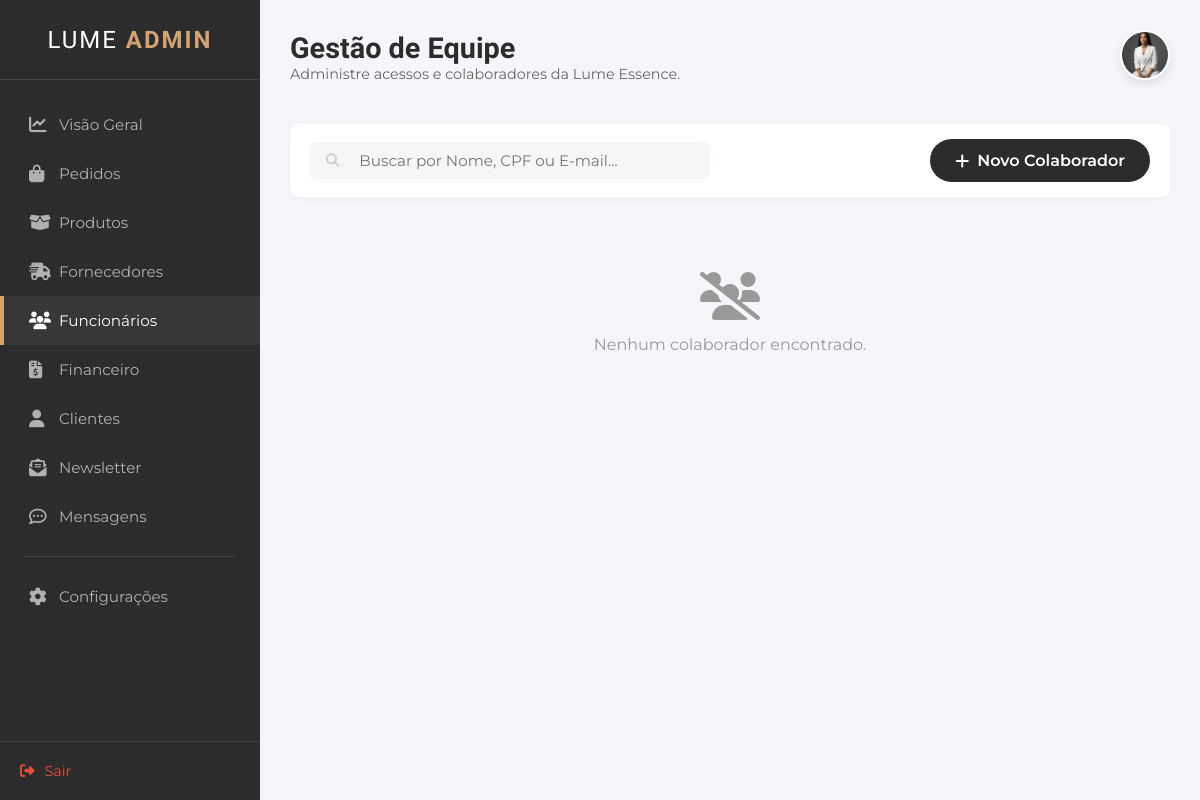
/funcionarios, run on an earlier commit of the app's database.
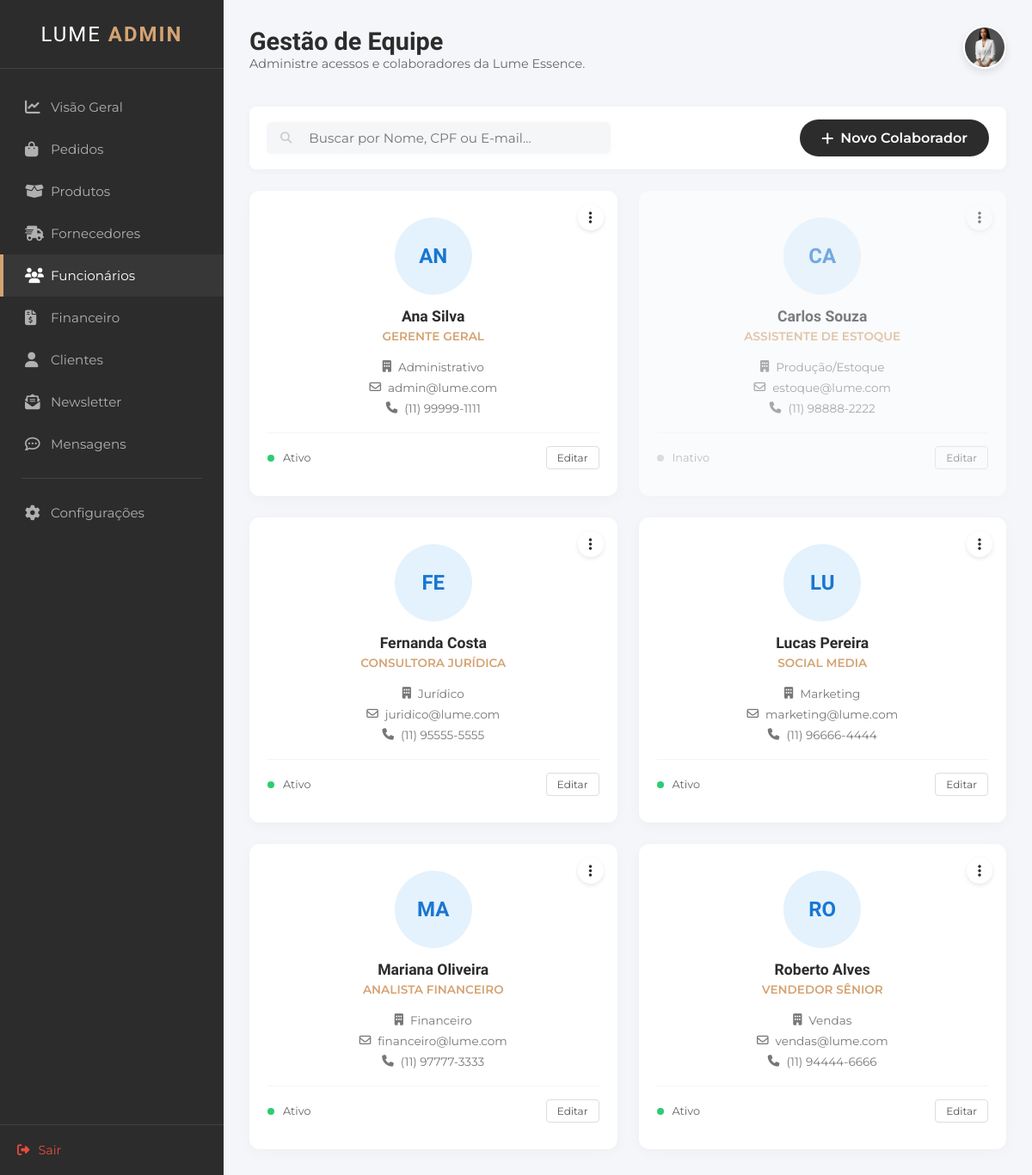
And on a later commit of the database.
### tables this page shows
CREATE TABLE "tb_funcionarios" (
    "id_funcionario" INTEGER PRIMARY KEY AUTOINCREMENT,
    "nome" VARCHAR(100) NOT NULL,
    "cpf" VARCHAR(14),
    "data_nasc" DATE,
    "tel_cel" VARCHAR(20),
    "email_pessoal" VARCHAR(100),
    "cargo" VARCHAR(50),
    "departamento" VARCHAR(50),
    "email_login" VARCHAR(100) NOT NULL,
    "senha" VARCHAR(100) NOT NULL,
    "permissao" VARCHAR(20) NOT NULL,
    "img_funcionario" VARCHAR(255),
    "ativo" BOOLEAN DEFAULT 1,
    "data_cad" DATETIME DEFAULT CURRENT_TIMESTAMP
    );

### appinterno.py (the view)
@app.route("/funcionarios.html")
@app.route("/funcionarios")
def funcionarios():
    busca = request.args.get("q")
    con = get_db()
    cur = con.cursor()
    sql = "SELECT * FROM tb_funcionarios"
    if busca:
        sql += f" WHERE nome LIKE '%{busca}%' OR cargo LIKE '%{busca}%'"
    sql += " ORDER BY nome ASC"
    try:
        cur.execute(sql)
        dados = cur.fetchall()
    except:
        dados = []
    con.close()
    return render_template("interno/funcionarios.html", funcionarios=dados)

### appinterno.py (called while the page is built)
def get_db():
    conn = sqlite3.connect("db_lume.db")
    conn.row_factory = sqlite3.Row
    return conn

### templates/interno/funcionarios.html (shortened to what the changed rows need)
<!DOCTYPE html>
<html lang="pt-br">
<head>
    <link rel="stylesheet" href="https://cdnjs.cloudflare.com/ajax/libs/font-awesome/6.4.0/css/all.min.css">
    <link rel="stylesheet" href="/static/styleinterno.css">
</head>
<body>
    <div class="admin-container">
        <aside class="sidebar">
            <div class="sidebar-header">
                <h2 class="brand-text">LUME <span>ADMIN</span></h2>
            </div>
        </aside>
        <main class="main-content">
            <header class="top-bar">
                <div class="welcome-text">
                    <h1>Gestão de Equipe</h1>
                </div>
            </header>
            <section class="team-grid">
    {% for func in funcionarios %}
    <div class="team-card" style="{{ 'opacity: 0.6;' if func['ativo'] == 0 else '' }}">
        <div class="card-options">
            <i class="fa-solid fa-ellipsis-vertical"></i>
        </div>
        <div class="profile-img">
            {% if func['img_funcionario'] and func['img_funcionario'] != 'sem_foto_user.png' %}
                <img src="/static/uploads/{{ func['img_funcionario'] }}" alt="{{ func['nome'] }}">
            {% else %}
                <div class="initials bg-blue">
                    {{ func['nome'][:2].upper() }}
                </div>
            {% endif %}
        </div>
        <h3>{{ func['nome'] }}</h3>
        <span class="role">{{ func['cargo'] }}</span>
        <div class="info-list">
            <p><i class="fa-solid fa-building"></i> {{ func['departamento'] }}</p>
            <p><i class="fa-regular fa-envelope"></i> {{ func['email_login'] }}</p>
            <p><i class="fa-solid fa-phone"></i> {{ func['tel_cel'] }}</p>
        </div>
        <div class="card-footer">
            {% if func['ativo'] == 1 %}
                <span style="display: flex; align-items: center; gap: 5px;">
                    <span class="status-dot active"></span> Ativo
                </span>
            {% else %}
                <span style="display: flex; align-items: center; gap: 5px; color: #999;">
                    <span class="status-dot inactive"></span> Inativo
                </span>
            {% endif %}
            <a href="/funcionario/editar/{{ func['id_funcionario'] }}" class="btn-edit" style="text-decoration: none; text-align: center;">
                Editar
            </a>
        </div>
    </div>
    {% else %}
    <div style="grid-column: 1/-1; text-align: center; padding: 50px; color: #999;">
        <i class="fa-solid fa-users-slash" style="font-size: 3rem; margin-bottom: 15px;"></i>
        <p>Nenhum colaborador encontrado.</p>
    </div>
    {% endfor %}
</section>
        </main>
    </div>
</body>
</html>

What changed in the data, as far as the page shows it:
added tb_funcionarios: nome "AN", nome "Ana Silva", cargo "GERENTE GERAL", departamento "Administrativo", email_login "admin@lume.com", tel_cel "(11) 99999-1111", ativo True (drawn)
added tb_funcionarios: nome "CA", nome "Carlos Souza", cargo "ASSISTENTE DE ESTOQUE", departamento "Produção/Estoque", email_login "estoque@lume.com", tel_cel "(11) 98888-2222", ativo False (drawn)
added tb_funcionarios: nome "FE", nome "Fernanda Costa", cargo "CONSULTORA JURÍDICA", departamento "Jurídico", email_login "juridico@lume.com", tel_cel "(11) 95555-5555", ativo True (drawn)
added tb_funcionarios: nome "LU", nome "Lucas Pereira", cargo "SOCIAL MEDIA", departamento "Marketing", email_login "marketing@lume.com", tel_cel "(11) 96666-4444", ativo True (drawn)
added tb_funcionarios: nome "MA", nome "Mariana Oliveira", cargo "ANALISTA FINANCEIRO", departamento "Financeiro", email_login "financeiro@lume.com", tel_cel "(11) 97777-3333", ativo True (drawn)
added tb_funcionarios: nome "RO", nome "Roberto Alves", cargo "VENDEDOR SÊNIOR", departamento "Vendas", email_login "vendas@lume.com", tel_cel "(11) 94444-6666", ativo True (drawn)
Also different on the page:
text no longer shown: "Nenhum colaborador encontrado."
